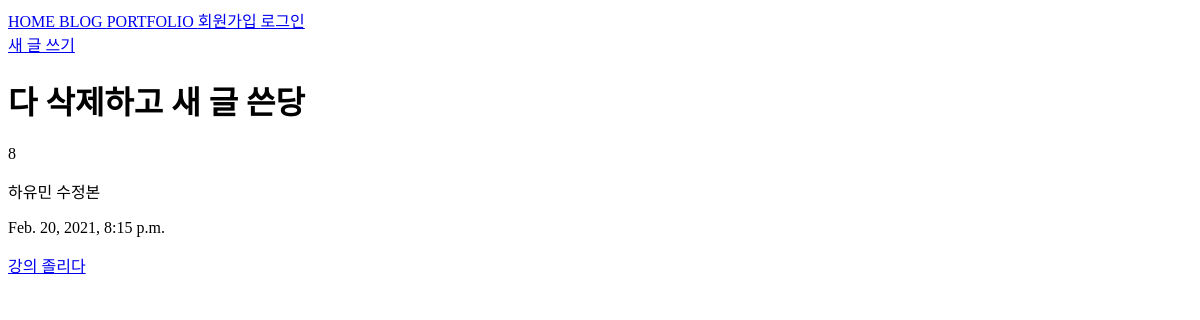
Before: /blog/ with the older database file.
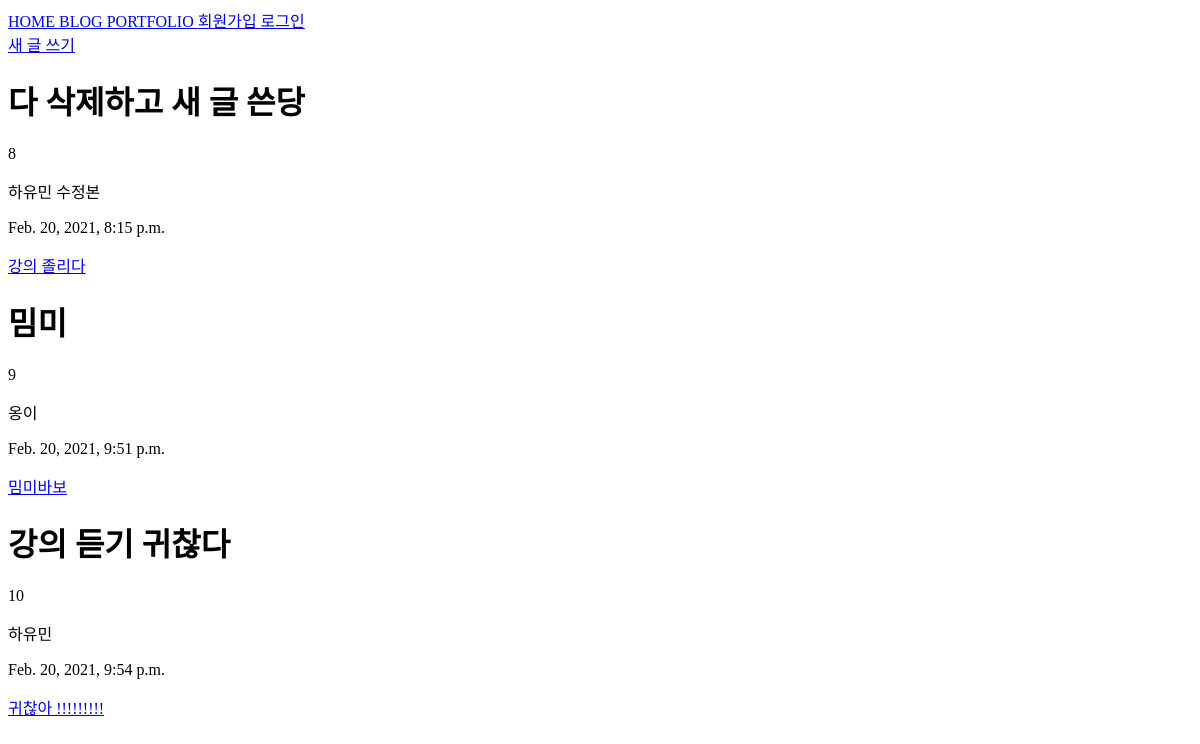
After: the same page with the newer database file.
### blog/models.py (models this page shows, shortened)
class Blog(models.Model):
    title = models.CharField(max_length=200)
    writer = models.CharField(max_length=100)
    pub_date = models.DateTimeField()
    body = models.TextField()
    def summary(self) :
        return self.body[: 100]

### blog/views.py (the view)
# urls.py: 2. Add a URL to urlpatterns:  path('blog/', include('blog.urls'))
def blog(request) :
    blogs = Blog.objects.all()
    return render (request, 'blog.html', {'blogs' : blogs})

### blog/templates/blog.html (shortened to what this page needs)
{% extends 'base.html' %}
{% block content %}
    <a href="{% url 'new' %}">
                새 글 쓰기
    </a>
    {% for blog in blogs %}
    <h1>{{blog.title}}</h1>
    <p>{{blog.id}}</p>
    <p>{{blog.writer}}</p>
    <p>{{blog.pub_date}}</p>
    <a href = "{% url 'detail' blog.id %}">
        <p>{{blog.summary}}</p>
    </a>
    {% endfor %}
{% endblock %}

### firstproject/templates/base.html (shortened to what this page needs)
<!DOCTYPE html>
<html lang="en">
<head>
</head>
<body>
    <nav>
        <div>
            <a href="{%url 'welcome' %}">
                HOME
            </a>
            <a href="{%url 'blog' %}">
                BLOG
            </a>
            <a href="{%url 'portfolio' %}">
                PORTFOLIO
            </a>
            <a href="{%url 'signup' %}">
                회원가입
            </a>
            <a href="{%url 'login' %}">
                로그인
            </a>
        </div>
    </nav>
    <main>
        {% block content %}
        {% endblock %}
    </main>
</body>
</html>

Changed rows visible on the page:
added Blog: title "밈미", id "9", writer "옹이", pub_date "Feb. 20, 2021, 9:51 p.m.", summary "밈미바보"
added Blog: title "강의 듣기 귀찮다", id "10", writer "하유민", pub_date "Feb. 20, 2021, 9:54 p.m.", summary "귀찮아 !!!!!!!!!"
